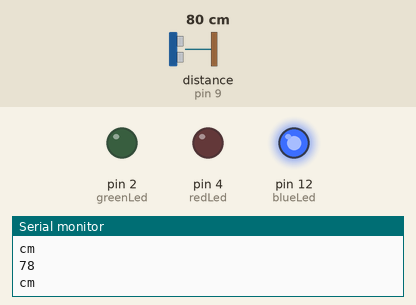
Simulated run of this sketch. Board: Arduino Uno, built with avr-gcc and run on an emulated ATmega328P. On the bench: output pins drawn as LEDs (lit = HIGH), the last lines printed to the serial monitor. Wiring (inferred from the names in the program): ultrasonic range finder: trigger pin 8; echo pin 9. Inputs (shaded band) come from the test bench; at power-on: distance to the obstacle (sensor on pin 9) 80 cm. The echo pulse lasts 58.3 µs per cm; pins used as bus, display or sensor lines are not drawn.

Above: at 1.2 s.
1.3 s: distance to the obstacle (sensor on pin 9) set to 23 cm
2.8 s: distance to the obstacle (sensor on pin 9) set to 19 cm
At 3.5 s:
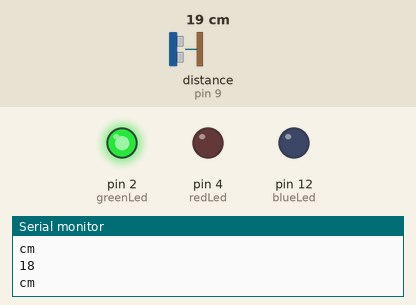
4.3 s: distance to the obstacle (sensor on pin 9) set to 12 cm
6.0 s: distance to the obstacle (sensor on pin 9) set to 9 cm
At 8.0 s:
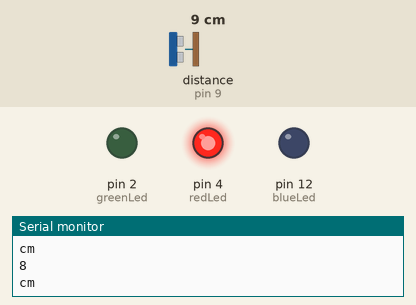
8.3 s: distance to the obstacle (sensor on pin 9) set to 18 cm
At 9.6 s:
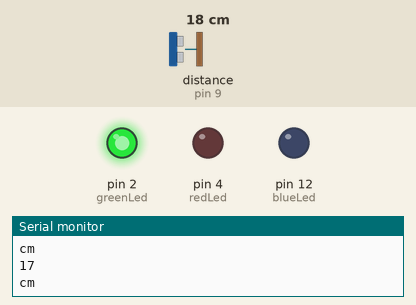
10.3 s: distance to the obstacle (sensor on pin 9) set to 2 cm
At 11.2 s:
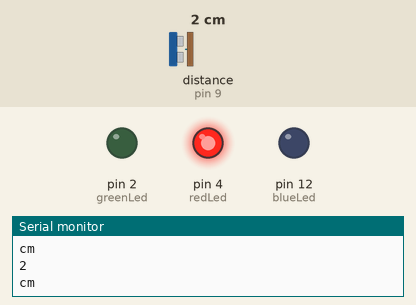
Timing chart, 0 to 13.3 s (numbered marks = the images above; inputs shaded):
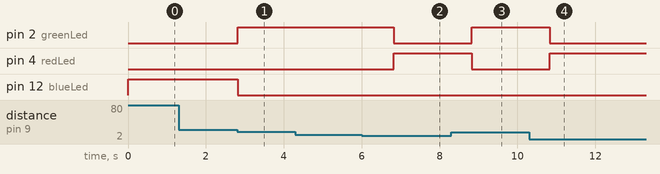

Measured:
- the behaviour switches between 21 and 20 cm on distance to the obstacle (sensor on pin 9) (found by bisection; images 0 and 1)
- the behaviour switches between 11 and 10 cm on distance to the obstacle (sensor on pin 9) (found by bisection; images 1 and 2)
- after the input at 2.8 s, pin 2 (greenLed): LOW → HIGH at once; pin 12 (blueLed): HIGH → LOW at once
- after the input at 6.0 s, pin 2 (greenLed): HIGH → LOW after 0.82 s; pin 4 (redLed): LOW → HIGH after 0.82 s
- after the input at 8.3 s, pin 2 (greenLed): LOW → HIGH after 0.53 s; pin 4 (redLed): HIGH → LOW after 0.53 s
- after the input at 10.3 s, pin 2 (greenLed): HIGH → LOW after 0.53 s; pin 4 (redLed): LOW → HIGH after 0.53 s

The sketch:

ultrasonic_sensor_with_LEDS.ino
```cpp
int trig=8;
int echo=9;
int redLed=4;
int greenLed=2;
int blueLed=12;
long duration, distance;
void setup()
{
  pinMode(trig, OUTPUT);
  pinMode(echo, INPUT);
  pinMode(redLed, OUTPUT);
  pinMode(greenLed, OUTPUT);
  pinMode(blueLed, OUTPUT);
  Serial.begin(9600);
}

void loop()
{
  digitalWrite(trig, LOW);
  delayMicroseconds(2);
  digitalWrite(trig, HIGH);
  delayMicroseconds(10);
  digitalWrite(trig, LOW);
  duration=pulseIn(echo, HIGH);
  distance=(duration*0.034)/2;
  Serial.println(distance);
  Serial.println("cm");
  if(distance<10){
    digitalWrite(blueLed, LOW);
    digitalWrite(greenLed, LOW);
    digitalWrite(redLed, HIGH);
    delay(1000);
  }
  else if(distance<20){
    digitalWrite(redLed, LOW);
    digitalWrite(blueLed, LOW);
    digitalWrite(greenLed, HIGH);
    delay(1000);
  }
  else{
    digitalWrite(redLed, LOW);
    digitalWrite(greenLed, LOW);
    digitalWrite(blueLed, HIGH);
  }
}
```
